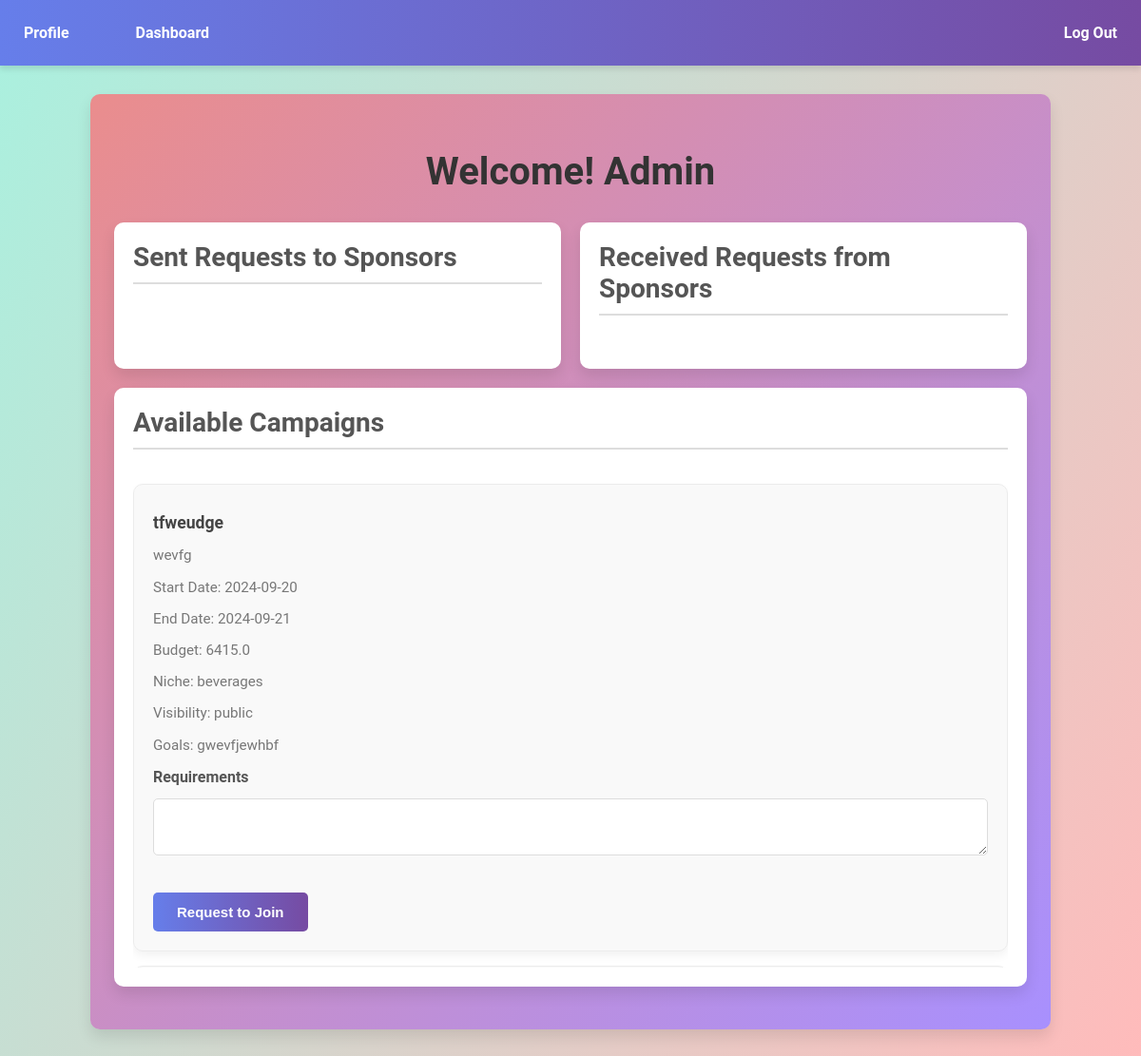
Page /dashboard (signed in) on the committed database.
### app.py (models this page shows)
class User(UserMixin, db.Model):
    id = db.Column(db.Integer, primary_key=True)
    username = db.Column(db.String(50), unique=True, nullable=False)
    password = db.Column(db.String(150), nullable=False)
    name = db.Column(db.String(50), nullable=False)
    role = db.Column(db.String(15), nullable=False, default='influencer')
    niche = db.Column(db.String(20), nullable=False, default='technology')
    is_flagged = db.Column(db.Boolean, default=False)
    influencer_info = db.relationship('InfluencerInfo', backref='user', uselist=False, cascade="all, delete-orphan")
    sent_requests = db.relationship('Request', foreign_keys='Request.sender_id', backref='sent_by', lazy='dynamic', cascade="all, delete-orphan")
    received_requests = db.relationship('Request', foreign_keys='Request.receiver_id', backref='received_by', lazy='dynamic', cascade="all, delete-orphan")
    campaigns = db.relationship('Campaign', backref='sponsor', lazy=True, cascade="all, delete-orphan")

class Campaign(db.Model):
    id = db.Column(db.Integer, primary_key=True)
    name = db.Column(db.String(100), nullable=False)
    description = db.Column(db.String(500))
    start_date = db.Column(db.String(12))
    end_date = db.Column(db.String(12))
    budget = db.Column(db.Float)
    niche = db.Column(db.String(20))
    visibility = db.Column(db.String(10))
    goals = db.Column(db.String(500))
    sponsor_id = db.Column(db.Integer, db.ForeignKey('user.id'))
    is_flagged = db.Column(db.Boolean, default=False)
    requests = db.relationship('Request', backref='campaign', lazy=True, cascade="all, delete-orphan")

### app.py (the view, shortened to what this page needs)
@app.route('/dashboard')
@login_required
def dashboard():
    if current_user.role == 'admin':
        users = User.query.all()
        influencers= User.query.filter_by(role='influencer').all()
        for influencer in influencers:
            influencer_info = InfluencerInfo.query.filter_by(user_id=influencer.id).first()
            influencer.influencer_info = influencer_info
        campaigns = Campaign.query.all()
        requests = Request.query.all()
        return render_template('admin_dashboard.html', users=users, influencers=influencers, campaigns=campaigns, requests=requests)
    elif current_user.role == 'influencer':
        campaigns = Campaign.query.all()
        sent_requests = Request.query.filter(Request.sender_id == current_user.id, Request.request_type == 'influencer').all()
        received_requests = Request.query.filter(Request.receiver_id == current_user.id, Request.request_type == 'sponsor').all()
        return render_template('dashboard.html', campaigns=campaigns, sent_requests=sent_requests, received_requests=received_requests)
    return render_template('dashboard.html')

### app.py (called while the page is built)
@login_manager.user_loader
def load_user(user_id):
    return User.query.get(int(user_id))

### templates/dashboard.html (shortened to what this page needs)
<!DOCTYPE html>
<html lang="en">
<head>
    <link rel="stylesheet" href={{ url_for('static',filename="dashboard.css") }}>
</head>
<body>
    <nav>
        <div class="nav-left">
            <a href="{{ url_for('profile') }}">Profile</a>
            <a href="{{ url_for('dashboard') }}">Dashboard</a>
        </div>
       <div class="nav-right">
          <a href="{{ url_for('logout') }}">Log Out</a>
        </div>
    </nav>
    <div class="container">
        <h2>Welcome! {{ current_user.name }}</h2>
        {% if current_user.role == 'sponsor' %}
        <div class="fram_sponsor">
            <div class="second card">
                <h3>Your Campaigns</h3>
                <div class="scrollable Camp">
                    <ul>
                        {% for campaign in campaigns %}
                            <div>
                                <h4>{{ campaign.name }}</h4>
                                <p>{{ campaign.description }}</p>
                                <p>Start Date: {{ campaign.start_date }}</p>
                                <p>End Date: {{ campaign.end_date }}</p>
                                <p>Budget: {{ campaign.budget }}</p>
                                <p>Niche: {{ campaign.niche }}</p>
                                <p>Visibility: {{ campaign.visibility }}</p>
                                <p>Goals: {{ campaign.goals }}</p>
                                <form action="{{ url_for('edit_campaign', campaign_id=campaign.id) }}" method="GET" style="display:inline;">
                                    <button type="submit" class="button">Edit</button>
                                </form>
                                <form action="{{ url_for('delete_campaign', campaign_id=campaign.id) }}" method="POST" style="display:inline;">
                                    <button type="submit" class="button">Delete</button>
                                </form>
                            </div>
                        {% endfor %}
                    </ul>
                </div>
                <a href="{{ url_for('create_campaign') }}" class="button">Create New Campaign</a>
            </div>
            <div class="second card">
                <h3>Active Influencers</h3>
                <div class="scrollable influencers">
                    <ul>
                        {% for user in users %}
                        {% if user.influencer_info.active_status == 'active' %}
                            <div>
                                <h4>{{ user.name }}</h4>
                                <p>Reach: {{ user.influencer_info.reach }}</p>
                                <p>Niche: {{ user.niche }}</p>
                            </div>
                        {% endif %}
                        {% endfor %}
                    </ul>
                </div>
            </div>
        </div>
        <div class="fram_sponsor">
            <div class="card second">
                <h3>Sent Request to Influencers</h3>
                <div class="scrollable sent_req">
                    <ul>
                        {% for request in sent_requests %}
                        <div>
                            {% for user in users %}
                                {% if user.id == request.receiver_id %}
                                        <h4>{{ user.name }}</h4>
                                        <p>Niche: {{ user.niche }}</p>
                                        <p>Reach: {{ user.influencer_info.reach }}</p>
                                        <p>Campaign: {%for campaign in campaigns %} {% if campaign.id == request.campaign_id %} {{ campaign.name }} {% endif %} {% endfor %}</p>
                                        <p>Message(Payment-Offered): {{ request.messages }}</p>
                                        <p>Status: {{ request.status }}</p>
                                        <form action="{{ url_for('delete_request', request_id=request.id) }}" method="POST" style="display:inline;">
                                            <button type="submit" class="button">Delete</button>
                                        </form>
                                {% endif %}
                            {% endfor %}
                        </div>
                    {% endfor %}
                    </ul>
                </div>
            </div>
            <div class="card second">
                <h3>Received Requests from Influencers</h3>
                <div class="scrollable rec_req">
                    <ul>
                        {% for request in received_requests %}
                        <div>
                            {% for user in users %}
                                {% if user.id == request.sender_id %}
                                        <h4>{{ user.name }}</h4>
                                        <p>Niche: {{ user.niche }}</p>
                                        <p>Reach: {{ user.influencer_info.reach }}</p>
                                        <p>Campaign: {%for campaign in campaigns %} {% if campaign.id == request.campaign_id %} {{ campaign.name }} {% endif %} {% endfor %}</p>
                                        <p>Message(Payment-Demanded): {{ request.messages }}</p>
                                        {% if request.status == 'Pending' %}
                                            <form action="{{ url_for('manage_request', request_id=request.id, action='accept') }}" method="POST" style="display:inline;">
                                                <button type="submit" class="button">Accept</button>
                                            </form>
                                            <form action="{{ url_for('manage_request', request_id=request.id, action='reject') }}" method="POST" style="display:inline;">
                                                <button type="submit" class="button">Reject</button>
                                            </form>
                                        {% else %}
                                            <p>{{ request.status }}</p>
                                        {% endif %}
                                {% endif %}
                            {% endfor %}
                        </div>
                    {% endfor %}
                    </ul>
                </div>
            </div>
        </div>
        <div class="send">
            <div class="card">
                <h3>Send Requests to Influencers</h3>
                <form method="POST" action="{{ url_for('request_influencer') }}">
                    <label for="campaign">Select Campaign</label>
                    <select id="campaign" name="campaign_id" required>
                        {% for campaign in campaigns %}
                        <option value="{{ campaign.id }}">{{ campaign.name }}</option>
                        {% endfor %}
                    </select>
                    <label for="influencer">Select Influencer</label>
                    <select id="influencer" name="influencer_id" required>
                        {% for user in users %}
                        {% if user.influencer_info.active_status == 'active' %}
                        <option value="{{ user.id }}">{{ user.name }}</option>
                        {% endif %}
                        {% endfor %}
                    </select>
                    <label for="message_sponsor">Requirements</label>
                    <textarea id="message_sponsor" name="messages" required></textarea>
                    <button type="submit" class="button">Send Request</button>
                </form>
            </div>
        </div>
        {% elif current_user.role == 'influencer' %}
        <div class="fram_sponsor">
            <div class="card second">
                <h3>Sent Requests to Sponsors</h3>
                <div class="scrollable sent_req">
                </div>
            </div>
            <div class="card second">
                <h3>Received Requests from Sponsors</h3>
                <div class="scrollable rec_req">
                </div>
            </div>
        </div>
        <div class="card-container">
            <div class="card">
                <h3>Available Campaigns</h3>
                <div class="scrollable_avb Camp">
                    <ul>
                        {% for campaign in campaigns %}
                        {% if (campaign.visibility == 'public') or (campaign.visibility == 'private' and campaign.niche == current_user.niche) %}
                                <div>
                                    <h4>{{ campaign.name }}</h4>
                                    <p>{{ campaign.description }}</p>
                                    <p>Start Date: {{ campaign.start_date }}</p>
                                    <p>End Date: {{ campaign.end_date }}</p>
                                    <p>Budget: {{ campaign.budget }}</p>
                                    <p>Niche: {{ campaign.niche }}</p>
                                    <p>Visibility: {{ campaign.visibility }}</p>
                                    <p>Goals: {{ campaign.goals }}</p>
                                    <form action="{{ url_for('send_request', campaign_id=campaign.id, receiver_id=campaign.sponsor_id) }}" method="POST" style="display:inline;">
                                        <label for="message_influencer">Requirements</label>
                                        <textarea id="message_influencer" name="messages" required></textarea>
                                        <button type="submit" class="button">Request to Join</button>
                                    </form>
                                </div>
                        {% endif %}
                    {% endfor %}
                    </ul>
                </div>
            </div>
        </div>
        {% endif %}
    </div>
</body>
</html>

### static/dashboard.css (style rules this page uses)
body { font-family: 'Roboto', sans-serif; background: linear-gradient(120deg, #A9F1DF , #FFBBBB); margin: 0; padding: 0; display: flex; flex-direction: column; align-items: center; color: #333; }
.second { width: 49%; }
ul { list-style: none; padding: 0; }
.fram_sponsor { display: flex; gap: 20px; }
.container { width: 80%; max-width: 1200px; margin: 30px auto; background: #ffffff; padding: 25px; border-radius: 10px; background: linear-gradient(-225deg,#EA8D8D , #A890FE); box-shadow: 0 8px 15px rgba(0, 0, 0, 0.1); }
nav { width: 100%; background: linear-gradient(90deg, #667eea, #764ba2); padding: 15px 0; display: flex; align-items: center; justify-content: space-between; position: sticky; top: 0; z-index: 1000; box-shadow: 0 4px 6px rgba(0, 0, 0, 0.1); }
.nav-left { display: flex; gap: 20px; }
.nav-right { display: flex; justify-content: flex-end; }
nav a { color: white; text-decoration: none; padding: 10px 25px; font-weight: bold; border-radius: 5px; transition: background 0.3s ease, color 0.3s ease; }
h2 { text-align: center; color: #333; margin-bottom: 30px; font-size: 2.5rem; }
h3 { color: #555; margin-top: 35px; margin-bottom: 20px; border-bottom: 2px solid #ddd; padding-bottom: 10px; font-size: 1.75rem; }
.card { background: #ffffff; border-radius: 10px; box-shadow: 0 8px 15px rgba(0, 0, 0, 0.1); padding: 20px; margin-bottom: 20px; }
.card h3 { margin-top: 0; }
.scrollable { max-height: 400px; overflow-y: auto; }
.scrollable_avb { max-height: 525px; overflow-y: auto; }
.Camp, .influencers, .sent_req, .rec_req { list-style: none; padding: 0; }
.Camp div, .influencers div, .sent_req div, .rec_req div { background: #f9f9f9; padding: 20px; border: 1px solid #ececec; border-radius: 10px; margin-bottom: 15px; box-shadow: 0 5px 10px rgba(0, 0, 0, 0.05); transition: transform 0.2s ease, box-shadow 0.2s ease; }
.Camp h4, .influencers p, .sent_req li, .rec_req li { margin: 10px 0; color: #444; font-size: 1.1rem; }
.Camp p, .influencers p { font-size: 0.95rem; color: #777; }
.button { display: inline-block; padding: 12px 25px; margin-top: 15px; background: linear-gradient(90deg, #667eea, #764ba2); color: white; text-decoration: none; border-radius: 5px; transition: background 0.3s ease, transform 0.2s ease; cursor: pointer; border: none; font-size: 15px; font-weight: bold; }
form { margin-top: 20px; }
label { display: block; margin: 10px 0 5px; color: #555; font-weight: bold; }
input[type="text"], textarea, select { width: 100%; padding: 12px; margin: 8px 0 20px; border-radius: 5px; border: 1px solid #ddd; font-size: 15px; box-sizing: border-box; }
textarea { resize: vertical; }

### rows in the picture
User: name "Admin"
Campaign: name "tfweudge", description "wevfg", start_date "2024-09-20", end_date "2024-09-21", budget "6415.0", niche "beverages", visibility "public", goals "gwevfjewhbf"
